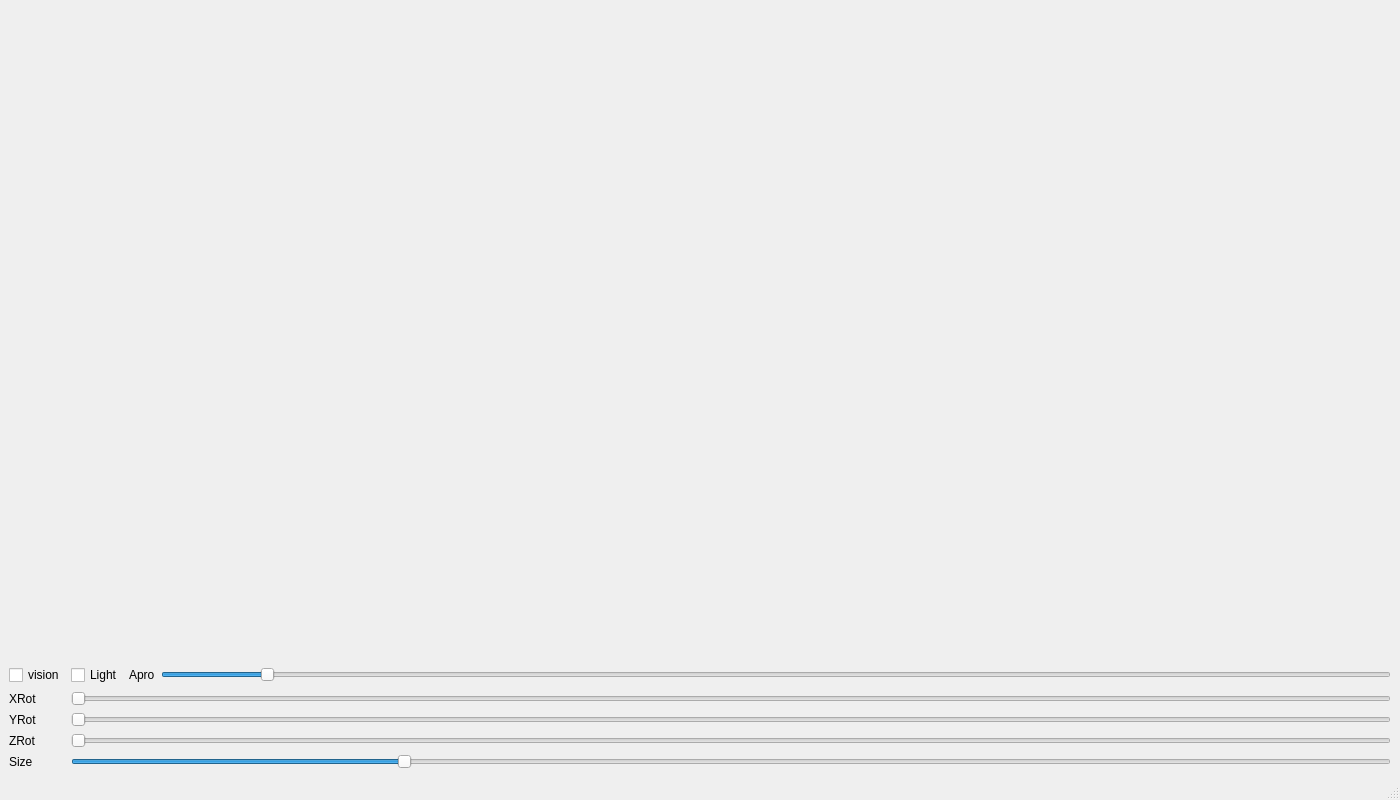
<?xml version="1.0" encoding="UTF-8"?>
<ui version="4.0">
 <class>MainWindow</class>
 <widget class="QMainWindow" name="MainWindow">
  <property name="geometry">
   <rect>
    <x>0</x>
    <y>0</y>
    <width>1400</width>
    <height>800</height>
   </rect>
  </property>
  <property name="windowTitle">
   <string>Laba3</string>
  </property>
  <widget class="QWidget" name="centralwidget">
   <layout class="QGridLayout" name="gridLayout_2">
    <item row="0" column="0">
     <widget class="MyOpenGLWidget" name="widget" native="true"/>
    </item>
    <item row="1" column="0">
     <layout class="QGridLayout" name="gridLayout">
      <item row="2" column="0">
       <widget class="QLabel" name="label_2">
        <property name="text">
         <string>YRot</string>
        </property>
       </widget>
      </item>
      <item row="0" column="0">
       <widget class="QCheckBox" name="checkBox1">
        <property name="text">
         <string>vision</string>
        </property>
       </widget>
      </item>
      <item row="3" column="0">
       <widget class="QLabel" name="label_3">
        <property name="text">
         <string>ZRot</string>
        </property>
       </widget>
      </item>
      <item row="3" column="1">
       <widget class="QSlider" name="zRot">
        <property name="maximum">
         <number>360</number>
        </property>
        <property name="orientation">
         <enum>Qt::Horizontal</enum>
        </property>
       </widget>
      </item>
      <item row="0" column="1">
       <layout class="QHBoxLayout" name="horizontalLayout">
        <item>
         <widget class="QCheckBox" name="checkBox">
          <property name="text">
           <string>Light</string>
          </property>
         </widget>
        </item>
        <item>
         <widget class="QLabel" name="label_5">
          <property name="text">
           <string>Apro</string>
          </property>
         </widget>
        </item>
        <item>
         <widget class="QSlider" name="apro">
          <property name="minimum">
           <number>2</number>
          </property>
          <property name="maximum">
           <number>100</number>
          </property>
          <property name="value">
           <number>10</number>
          </property>
          <property name="orientation">
           <enum>Qt::Horizontal</enum>
          </property>
         </widget>
        </item>
       </layout>
      </item>
      <item row="1" column="1">
       <widget class="QSlider" name="xRot">
        <property name="maximum">
         <number>360</number>
        </property>
        <property name="value">
         <number>0</number>
        </property>
        <property name="orientation">
         <enum>Qt::Horizontal</enum>
        </property>
       </widget>
      </item>
      <item row="2" column="1">
       <widget class="QSlider" name="yRot">
        <property name="maximum">
         <number>360</number>
        </property>
        <property name="value">
         <number>0</number>
        </property>
        <property name="orientation">
         <enum>Qt::Horizontal</enum>
        </property>
       </widget>
      </item>
      <item row="1" column="0">
       <widget class="QLabel" name="label">
        <property name="text">
         <string>XRot</string>
        </property>
       </widget>
      </item>
      <item row="4" column="1">
       <widget class="QSlider" name="size">
        <property name="maximum">
         <number>400</number>
        </property>
        <property name="value">
         <number>100</number>
        </property>
        <property name="orientation">
         <enum>Qt::Horizontal</enum>
        </property>
       </widget>
      </item>
      <item row="4" column="0">
       <widget class="QLabel" name="label_4">
        <property name="text">
         <string>Size</string>
        </property>
       </widget>
      </item>
     </layout>
    </item>
   </layout>
  </widget>
  <widget class="QMenuBar" name="menubar">
   <property name="geometry">
    <rect>
     <x>0</x>
     <y>0</y>
     <width>1400</width>
     <height>26</height>
    </rect>
   </property>
  </widget>
  <widget class="QStatusBar" name="statusbar"/>
 </widget>
 <customwidgets>
  <customwidget>
   <class>MyOpenGLWidget</class>
   <extends>QWidget</extends>
   <header location="global">myopenglwidget.h</header>
   <container>1</container>
   <slots>
    <signal>xRotChanged(int)</signal>
    <signal>yRotChanged(int)</signal>
    <signal>zRotChanged(int)</signal>
    <signal>paramChanged(int)</signal>
    <signal>visionChanged(int)</signal>
    <signal>prgChanged(int)</signal>
    <signal>aproChanged(int)</signal>
    <slot>setXRot(int)</slot>
    <slot>setYRot(int)</slot>
    <slot>setZRot(int)</slot>
    <slot>setParam(int)</slot>
    <slot>setVision(int)</slot>
    <slot>setPrg(int)</slot>
    <slot>setApro(int)</slot>
   </slots>
  </customwidget>
 </customwidgets>
 <resources/>
 <connections>
  <connection>
   <sender>xRot</sender>
   <signal>valueChanged(int)</signal>
   <receiver>widget</receiver>
   <slot>setXRot(int)</slot>
   <hints>
    <hint type="sourcelabel">
     <x>163</x>
     <y>508</y>
    </hint>
    <hint type="destinationlabel">
     <x>216</x>
     <y>396</y>
    </hint>
   </hints>
  </connection>
  <connection>
   <sender>yRot</sender>
   <signal>valueChanged(int)</signal>
   <receiver>widget</receiver>
   <slot>setYRot(int)</slot>
   <hints>
    <hint type="sourcelabel">
     <x>285</x>
     <y>576</y>
    </hint>
    <hint type="destinationlabel">
     <x>381</x>
     <y>396</y>
    </hint>
   </hints>
  </connection>
  <connection>
   <sender>zRot</sender>
   <signal>valueChanged(int)</signal>
   <receiver>widget</receiver>
   <slot>setZRot(int)</slot>
   <hints>
    <hint type="sourcelabel">
     <x>452</x>
     <y>641</y>
    </hint>
    <hint type="destinationlabel">
     <x>576</x>
     <y>396</y>
    </hint>
   </hints>
  </connection>
  <connection>
   <sender>size</sender>
   <signal>valueChanged(int)</signal>
   <receiver>widget</receiver>
   <slot>setParam(int)</slot>
   <hints>
    <hint type="sourcelabel">
     <x>505</x>
     <y>707</y>
    </hint>
    <hint type="destinationlabel">
     <x>914</x>
     <y>332</y>
    </hint>
   </hints>
  </connection>
  <connection>
   <sender>checkBox1</sender>
   <signal>stateChanged(int)</signal>
   <receiver>widget</receiver>
   <slot>setVision(int)</slot>
   <hints>
    <hint type="sourcelabel">
     <x>58</x>
     <y>454</y>
    </hint>
    <hint type="destinationlabel">
     <x>123</x>
     <y>396</y>
    </hint>
   </hints>
  </connection>
  <connection>
   <sender>apro</sender>
   <signal>valueChanged(int)</signal>
   <receiver>widget</receiver>
   <slot>setApro(int)</slot>
   <hints>
    <hint type="sourcelabel">
     <x>333</x>
     <y>444</y>
    </hint>
    <hint type="destinationlabel">
     <x>1085</x>
     <y>363</y>
    </hint>
   </hints>
  </connection>
  <connection>
   <sender>checkBox</sender>
   <signal>stateChanged(int)</signal>
   <receiver>widget</receiver>
   <slot>setPrg(int)</slot>
   <hints>
    <hint type="sourcelabel">
     <x>109</x>
     <y>453</y>
    </hint>
    <hint type="destinationlabel">
     <x>729</x>
     <y>346</y>
    </hint>
   </hints>
  </connection>
 </connections>
</ui>
